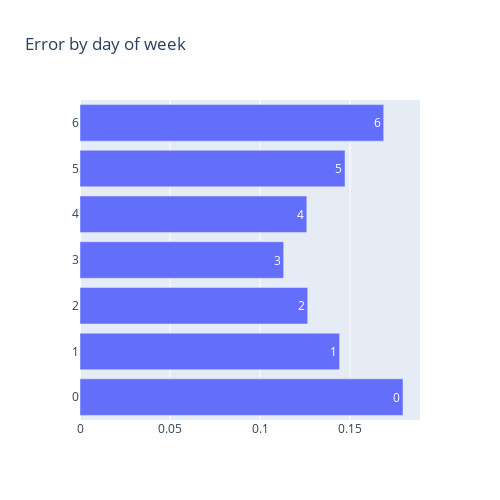

Source (notebook cell):
### Markdown cell above
Weekend days seems to be least accurate

### Code cell
x = [ wd for wd in range(0,7)]
y = [ df_xgbr[ df_xgbr.index.weekday==wd ]['errpctabs'].median() for wd in range(0,7) ]

fig = go.Figure( data=[ go.Bar( x=y, y=x, text=x, textposition='auto', orientation='h' ) ])

fig.update_layout( width=500, height=500 , title='Error by day of week')
fig.show()

### Figure 1 — Plotly figure (JSON) as saved in the notebook; plotly's stock layout.template omitted (floating-point values rounded to 4 significant figures)
{"data": [{"orientation": "h", "text": ["0", "1", "2", "3", "4", "5", "6"], "textposition": "auto", "type": "bar", "x": [0.1794, 0.1442, 0.1265, 0.1132, 0.126, 0.1472, 0.1687], "y": [0, 1, 2, 3, 4, 5, 6]}], "layout": {"height": 500, "title": {"text": "Error by day of week"}, "width": 500}}
